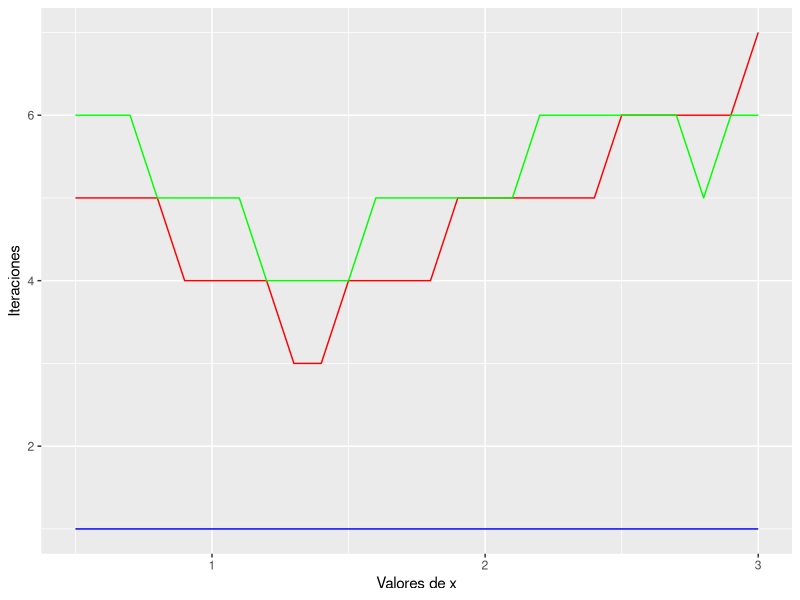

Write the R code that produced this figure.
## ---- chunk 1
knitr::opts_chunk$set(echo = TRUE)
## ---- chunk 2
ipf<-function(FUN,x0,tol=1e-5,maxiter=1000){
	x_new <- FUN(x0)
	iter<-1
	while(abs(x_new-x0) > tol & iter<maxiter){
		x0<-x_new
		x_new <- FUN(x0)
		if(is.nan(x_new)){
		stop("No puede evaluar")
		}
		iter <- iter + 1
		print(x_new)
		print(x0)
		print(iter)
		
	}
	salida<-list(pf=x_new, iter=iter)
	return(salida)
}
## ---- chunk 3
ipf_new <-function(FUN,x0,tol=1e-5,maxiter=1000,trace=TRUE){
    x_new <- FUN(x0)
    iter<-1
    print(iter)
    while(abs(x_new-x0) > tol & iter<maxiter){
        x0<-x_new
        x_new <- FUN(x0)
        if(is.nan(x_new)){
            stop("No puede evaluar")
        }
        iter <- iter + 1
        if(trace==TRUE){ #se imprimirá según diga el argumento trace
            print(x_new)
            print(x0)
            if(iter==maxiter){
                cat("No hubo convergencia luego de ",iter ," iteraciones ","\n")
            }else{
                cat ("Si hubo convergencia luego de ",iter ," iteraciones","\n")
        }
        }
    }
    salida<-list(pf=x_new, iter=iter)
    return(salida)
}
## ---- chunk 4
fcon <- function(x) return(x-log(x)+exp(-x))
## ---- chunk 5
ipf_new(FUN = fcon,x0 = 1,trace=TRUE)
## ---- chunk 6
ipf_new(FUN = fcon,x0 = 1,trace=FALSE)
## ---- chunk 7

halley <- function(FUN,FUN1,FUN2,x0,tol=1e-5,maxiter=1000,trace=TRUE){
    x_new <- x0 - FUN(x0)/(FUN1(x0)-(FUN(x0)*FUN2(x0)/(2*FUN(x0))))
    iter <- 1
    while(abs(x_new-x0) > tol & iter<maxiter){
        x0 <- x_new
        x_new <- x0 - FUN(x0)/(FUN1(x0)-(FUN(x0)*FUN2(x0)/(2*FUN(x0))))
        iter <- iter + 1
        if(trace==TRUE){
            if(iter==maxiter) {
                cat("No hubo convergencia luego de",iter,"iteraciones","\n")
            } else {
                cat("Si hubo convergencia luego de",iter,"iteraciones","\n")
            }
        }
    }
    salida<-list(raiz=x_new,f_raiz=FUN(x_new),iter=iter) 
    return(salida)
}
## ---- chunk 8
ipf <- function(FUN,x0,tol=1e-5,maxiter=1000,trace=TRUE){
    x_new <- FUN(x0)
    iter<-1
    while(abs(x_new-x0) > tol & iter<maxiter){
        x0<-x_new
        x_new <- FUN(x0)
        if(is.nan(x_new)){
            stop("No puede evaluar")
        }
        iter <- iter + 1
        if(trace==TRUE){
	        if(iter==maxiter){
		        cat("No hubo convergencia luego de",iter,"iteraciones","\n")
	        }else{
		        cat("Si hubo convergencia luego de",iter,"iteraciones","\n")
	        }
	    }
    }
    salida <- list(pf=x_new, iter=iter)
    return(salida)
}

nr <- function(FUN,FUN1,x0,tol=1e-5,maxiter=1000,trace=TRUE){
	x_new <- x0 - FUN(x0)/FUN1(x0)
	iter <- 1
	while(abs(x_new-x0) > tol & iter<maxiter){
		x0 <- x_new
		x_new <- x0 - FUN(x0)/FUN1(x0)
		iter <- iter + 1
	    if(trace==TRUE){
	        if(iter==maxiter){
		        cat("No hubo convergencia luego de",iter,"iteraciones","\n")
	        }else{
		        cat("Si hubo convergencia luego de",iter,"iteraciones","\n")
	        }
	    }
    }
	salida<-list(raiz = x_new, f_raiz = FUN(x_new), iter = iter)
	return(salida)
}
## ---- chunk 9
comparacion <- function(FUN,FUN1,FUN2,conFUN,x0,tol=1e-5,maxiter=1000,trace=FALSE){
    nr <- nr(FUN,FUN1,x0,tol,maxiter ,trace)
    ipf <- ipf(conFUN,x0,tol,maxiter,trace) 
    halley <- halley(FUN,FUN1,FUN2,tol,maxiter,x0,trace)
    salida <- list(inter_nr=nr$iter,raiz_nr=nr$raiz,
                   inter_ipf=ipf$iter,raiz_ipf=ipf$pf,
                   inter_halley=halley$iter,raiz_halley=halley$raiz)
    return(salida)
}
## ---- chunk 10
FUN <- function(x) log(x) - exp(-x)
FUN1 <- function(x) 1/x + exp(-x)
FUN2 <- function(x) -1/(x**2) -exp(-x)
conFUN <- function(x) x-log(x)+exp(-x)
comparacion(FUN=FUN,FUN1=FUN1,FUN2=FUN2,conFUN=conFUN,x0=1)
## ---- chunk 11

x<-seq(0.5,3,0.1)
lgx <- length(x)
seq_nr <- list()


for (i in 1:lgx) {   
  seq_nr[i]=comparacion(FUN=FUN,FUN1=FUN1,FUN2=FUN2,conFUN=conFUN,x0=x[i])$inter_nr
}

seq_ipf <- list()

for (i in 1:lgx)  {
    seq_ipf[i]=comparacion(FUN=FUN,FUN1=FUN1,FUN2=FUN2,conFUN=conFUN,x0=x[i])$inter_ipf
}

seq_ha <- list()

for (i in 1:lgx)  {
    seq_ha[i]=comparacion(FUN=FUN,FUN1=FUN1,FUN2=FUN2,conFUN=conFUN,x0=x[i])$inter_ha

}
seq_nr_v=unlist(seq_nr)
seq_ipf_v=unlist(seq_ipf)
seq_ha_v=unlist(seq_ha)

library(ggplot2)

ggplot() + geom_line(aes(x=x,y=seq_nr_v,colour="red"),colour="red") + geom_line(aes(x=x,y=seq_ipf_v),colour="green") + geom_line(aes(x=x,y=seq_ha_v),colour="blue") + xlab("Valores de x") + ylab("Iteraciones")

